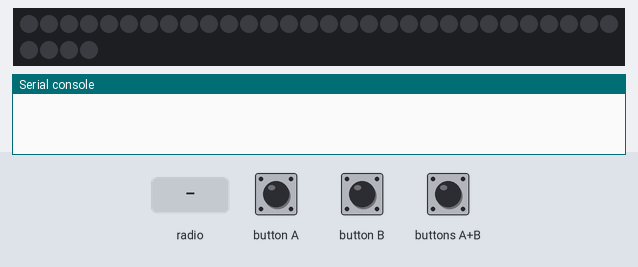
A program run on a simulated BBC micro:bit (MakeCode). Shown: 34 RGB LEDs in strip order, left to right, continuing on the next row, the last lines printed to the serial console. The inputs (shaded band) are chosen by the test bench. Dim RGB values are drawn brighter than linear; no radio messages arrive unless stated (any console line starting 'radio sent:' is added by the test bench).

Above: at 1.2 s.
1.3 s: radio message "1" arrives
4.3 s: button A pressed for 0.15 s
At 5.6 s:
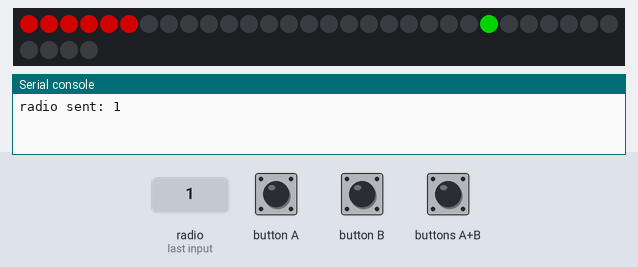
6.8 s: button B pressed for 0.15 s
8.8 s: buttons A+B pressed for 0.15 s
At 10.7 s:
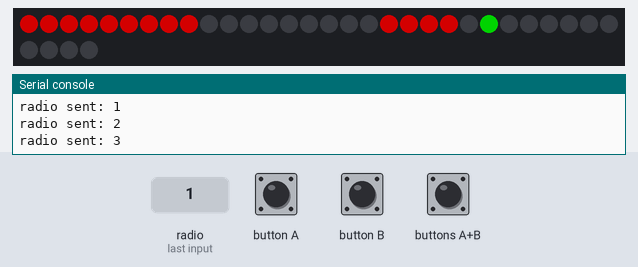
Timing chart, 0 to 12.2 s (numbered marks = the images above; inputs shaded):
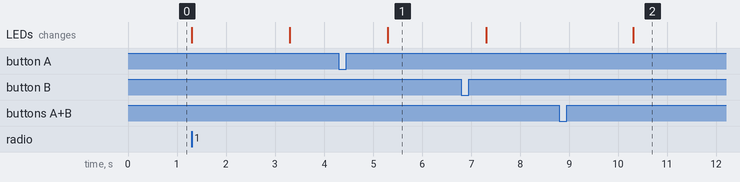

The program:

main.ts
```typescript
radio.onReceivedNumber(function (receivedNumber) {
    if (receivedNumber == 1) {
        NTD(1, 1)
    }
    if (receivedNumber == 2) {

    }
    if (receivedNumber == 3) {

    }
    radio.sendNumber(0)
})
input.onButtonPressed(Button.A, function () {
    radio.sendNumber(1)
})
function __init__ () {
    ASI = strip.range(0, 2)
    SUNE = strip.range(2, 4)
    MOMO = strip.range(6, 2)
    KOSI = strip.range(8, 1)
    HARA = strip.range(9, 1)
    MUNE = strip.range(10, 4)
    KATA = strip.range(14, 4)
    UDE = strip.range(18, 4)
    KAO = strip.range(22, 1)
    ME = strip.range(23, 1)
}
input.onButtonPressed(Button.AB, function () {
    radio.sendNumber(3)
})
function NTD (Mode: number, Aye_Mode: number) {
    strip.showColor(neopixel.colors(NeoPixelColors.Black))
    if (Mode == 1) {
        body_color = neopixel.rgb(255, 0, 0)
    } else if (Mode == 2) {
        body_color = neopixel.rgb(255, 200, 0)
    } else if (Mode == 3) {
        body_color = neopixel.rgb(0, 0, 255)
    } else {
        body_color = neopixel.rgb(0, 255, 0)
    }
    if (Aye_Mode == 1) {
        Aye_color = neopixel.rgb(0, 255, 0)
    } else if (Aye_Mode == 2) {
        Aye_color = neopixel.rgb(255, 0, 0)
    } else {
        Aye_color = neopixel.rgb(255, 255, 0)
    }
    ME.showColor(Aye_color)
    basic.pause(2000)
    ASI.showColor(body_color)
    basic.pause(2000)
    SUNE.showColor(body_color)
    basic.pause(2000)
    MOMO.showColor(body_color)
    basic.pause(3000)
    KOSI.showColor(body_color)
    UDE.showColor(body_color)
    basic.pause(2000)
    HARA.showColor(body_color)
    basic.pause(1000)
    MUNE.showColor(body_color)
    KATA.showColor(body_color)
    basic.pause(1000)
    KAO.showColor(body_color)
    basic.pause(2000)
}
input.onButtonPressed(Button.B, function () {
    radio.sendNumber(2)
})
let Aye_color = 0
let body_color = 0
let ME: neopixel.Strip = null
let KAO: neopixel.Strip = null
let UDE: neopixel.Strip = null
let KATA: neopixel.Strip = null
let MUNE: neopixel.Strip = null
let HARA: neopixel.Strip = null
let KOSI: neopixel.Strip = null
let MOMO: neopixel.Strip = null
let SUNE: neopixel.Strip = null
let ASI: neopixel.Strip = null
let strip: neopixel.Strip = null
radio.setGroup(106)
strip = neopixel.create(DigitalPin.P0, 34, NeoPixelMode.RGB)
__init__()
```

test.ts
```typescript
// テストはここに来ます。このパッケージが拡張機能として使用されるときにはコンパイルされません。
```
